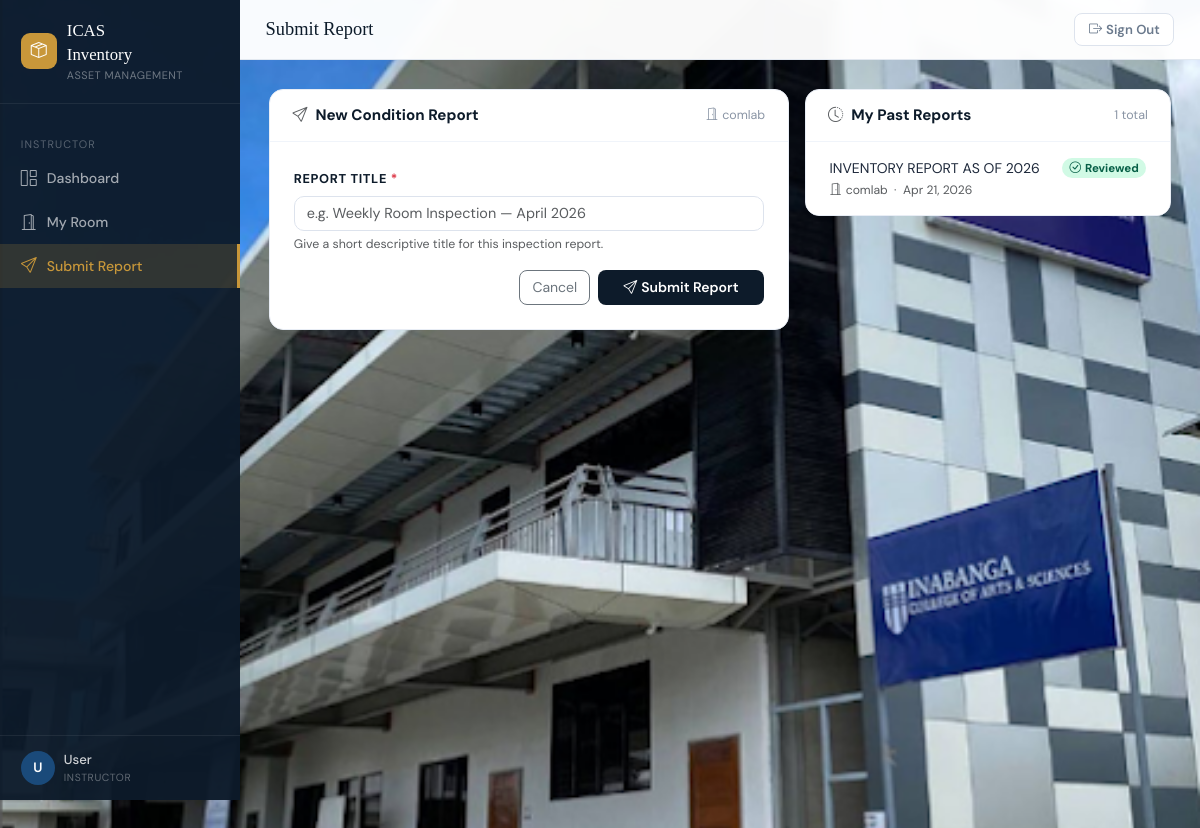
The app's page /instructor/submit_report.php (signed in), older data.
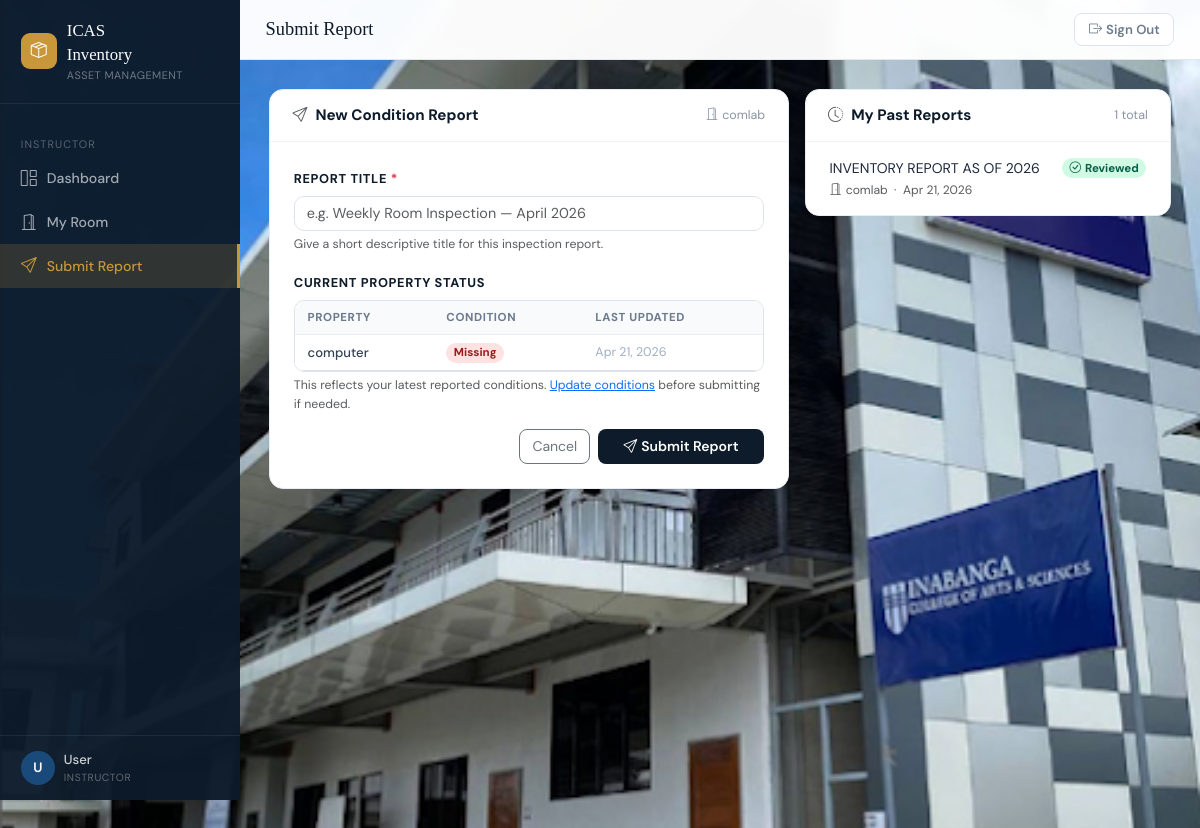
The same page, newer data.
### tables this page shows
CREATE TABLE `reports` (
  `id` int(11) NOT NULL,
  `instructor_id` int(11) NOT NULL,
  `room_id` int(11) NOT NULL,
  `title` varchar(200) DEFAULT NULL,
  `status` enum('pending','reviewed') DEFAULT 'pending',
  `submitted_at` timestamp NOT NULL DEFAULT current_timestamp()
);

CREATE TABLE `rooms` (
  `id` int(11) NOT NULL,
  `room_name` varchar(100) NOT NULL,
  `location` varchar(100) DEFAULT NULL,
  `description` text DEFAULT NULL
);

CREATE TABLE `properties` (
  `id` int(11) NOT NULL,
  `room_id` int(11) NOT NULL,
  `property_name` varchar(150) NOT NULL,
  `category` varchar(100) DEFAULT NULL,
  `serial_no` varchar(100) DEFAULT NULL,
  `quantity` int(11) DEFAULT 1,
  `date_acquired` date DEFAULT NULL,
  `remarks` text DEFAULT NULL
);

### instructor/submit_report.php (the view, shortened to what the changed rows need)
<?php
require_once '../config/db.php';
$user    = current_user();
$user_id = $user['id'];
$stmt = $pdo->prepare('
    SELECT ra.id AS assignment_id, r.id AS room_id, r.room_name, r.location, ra.assigned_date
    FROM room_assignments ra
    JOIN rooms r ON r.id = ra.room_id
    WHERE ra.instructor_id = ?
    ORDER BY ra.assigned_date DESC
    LIMIT 1
');
$stmt->execute([$user_id]);
$room = $stmt->fetch();
$past_reports = [];
if ($room) {
    $s = $pdo->prepare("
        SELECT r.*, ro.room_name
        FROM reports r
        JOIN rooms ro ON ro.id = r.room_id
        WHERE r.instructor_id = ?
        ORDER BY r.submitted_at DESC
        LIMIT 20
    ");
    $s->execute([$user_id]);
    $past_reports = $s->fetchAll();
}
$properties = [];
if ($room) {
    $s = $pdo->prepare('
        SELECT p.id, p.property_name, p.category, p.quantity,
               pc.conditions AS latest_condition, pc.notes AS latest_notes, pc.reported_at AS latest_reported_at
        FROM properties p
        LEFT JOIN (
            SELECT pc1.*
            FROM property_conditions pc1
            INNER JOIN (
                SELECT property_id, MAX(reported_at) AS latest
                FROM property_conditions
                WHERE instructor_id = ?
                GROUP BY property_id
            ) newest ON pc1.property_id = newest.property_id AND pc1.reported_at = newest.latest
            WHERE pc1.instructor_id = ?
        ) pc ON pc.property_id = p.id
        WHERE p.room_id = ?
        ORDER BY p.category, p.property_name
    ');
    $s->execute([$user_id, $user_id, $room['room_id']]);
    $properties = $s->fetchAll();
}
require_once '../includes/header.php';
?>
<?php if (!$room): ?>
<div class="card-section text-center py-5">
    <i class="bi bi-building-slash" style="font-size:3rem;color:#d0d7e3;display:block;margin-bottom:1rem"></i>
    <h4 class="fw-bold" style="color:var(--brand-navy)">No Room Assigned</h4>
    <p class="text-muted mb-0">You have not been assigned to a room yet.<br>Please contact an administrator.</p>
</div>
<?php else: ?>
<div class="row g-3">
    <div class="col-lg-7 d-flex flex-column gap-3">
        <div class="card-section">
            <div class="p-4">
                <form method="POST" action="submit_report.php">
                    <?php if (!empty($properties)): ?>
                    <div class="mb-3">
                        <label class="form-label" style="font-size:.8rem;font-weight:700;text-transform:uppercase;letter-spacing:.05em;color:var(--brand-navy)">
                            Current Property Status
                        </label>
                        <div style="border:1px solid #dde3ed;border-radius:10px;overflow:hidden;max-height:220px;overflow-y:auto;">
                            <table class="table table-sm mb-0" style="font-size:.82rem;">
                                <thead style="position:sticky;top:0;">
                                    <tr>
                                        <th style="background:#f8fafc;color:#6b7a8d;font-size:.72rem;font-weight:700;text-transform:uppercase;letter-spacing:.05em;padding:.5rem .8rem;">Property</th>
                                        <th style="background:#f8fafc;color:#6b7a8d;font-size:.72rem;font-weight:700;text-transform:uppercase;letter-spacing:.05em;padding:.5rem .8rem;">Condition</th>
                                        <th style="background:#f8fafc;color:#6b7a8d;font-size:.72rem;font-weight:700;text-transform:uppercase;letter-spacing:.05em;padding:.5rem .8rem;">Last Updated</th>
                                    </tr>
                                </thead>
                                <tbody>
                                    <?php foreach ($properties as $p):
                                        $cond = $p['latest_condition'];
                                        $badgeMap = ['good' => 'badge-good', 'damaged' => 'badge-damaged', 'missing' => 'badge-missing'];
                                        $cls = $badgeMap[$cond] ?? null;
                                    ?>
                                    <tr>
                                        <td style="padding:.45rem .8rem;color:#334155;font-weight:500;"><?= htmlspecialchars($p['property_name']) ?></td>
                                        <td style="padding:.45rem .8rem;">
                                            <?php if ($cls): ?>
                                                <span class="badge rounded-pill <?= $cls ?>" style="font-size:.72rem"><?= ucfirst($cond) ?></span>
                                            <?php else: ?>
                                                <span style="color:#a0aec0;font-size:.78rem;font-style:italic">Not reported</span>
                                            <?php endif; ?>
                                        </td>
                                        <td style="padding:.45rem .8rem;color:#a0aec0;font-size:.78rem;">
                                            <?= $p['latest_reported_at'] ? date('M j, Y', strtotime($p['latest_reported_at'])) : '—' ?>
                                        </td>
                                    </tr>
                                    <?php endforeach; ?>
                                </tbody>
                            </table>
                        </div>
                        <div class="form-text text-muted" style="font-size:.77rem">
                            This reflects your latest reported conditions. <a href="my_room.php">Update conditions</a> before submitting if needed.
                        </div>
                    </div>
                    <?php endif; ?>
                </form>
            </div>
        </div>
    </div>
    <div class="col-lg-5">
        <div class="card-section">
            <?php if (empty($past_reports)): ?>
                <div class="empty-state">
                    <i class="bi bi-file-earmark-text"></i>
                    <p>No reports submitted yet.</p>
                </div>
            <?php else: ?>
                <ul class="list-group list-group-flush">
                    <?php foreach ($past_reports as $rpt):
                        $statusMap = [
                            'pending'  => ['badge-pending',  'bi-hourglass-split', 'Pending'],
                            'reviewed' => ['badge-reviewed', 'bi-check-circle',    'Reviewed'],
                        ];
                        [$sCls, $sIco, $sLbl] = $statusMap[$rpt['status']] ?? ['bg-secondary text-white', 'bi-question', $rpt['status']];
                    ?>
                        <li class="list-group-item py-3 px-4" style="border-color:#f0f4fa;">
                            <div class="d-flex align-items-start justify-content-between gap-2">
                                <div style="min-width:0">
                                    <div class="fw-600" style="font-size:.875rem;color:#1e293b;white-space:nowrap;overflow:hidden;text-overflow:ellipsis;">
                                        <?= htmlspecialchars($rpt['title']) ?>
                                    </div>
                                    <div class="text-muted" style="font-size:.76rem;margin-top:2px;">
                                        <i class="bi bi-door-open me-1"></i><?= htmlspecialchars($rpt['room_name']) ?>
                                        &nbsp;·&nbsp;
                                        <?= date('M j, Y', strtotime($rpt['submitted_at'])) ?>
                                    </div>
                                </div>
                                <span class="badge rounded-pill <?= $sCls ?>" style="font-size:.72rem;white-space:nowrap;flex-shrink:0">
                                    <i class="bi <?= $sIco ?> me-1"></i><?= $sLbl ?>
                                </span>
                            </div>
                        </li>
                    <?php endforeach; ?>
                </ul>
            <?php endif; ?>
        </div>
    </div>
</div>
<?php endif; ?>
<?php require_once '../includes/footer.php'; ?>

Row changes from the older to the newer data that the page shows:
added properties: property_name "computer", cond "Missing", latest_reported_at "Apr 21, 2026"
Text that changed along with them:
text now shown: "CURRENT PROPERTY STATUS PROPERTY CONDITION LAST UPDATED This reflects your latest reported conditions. Update conditions before submitting if needed."
